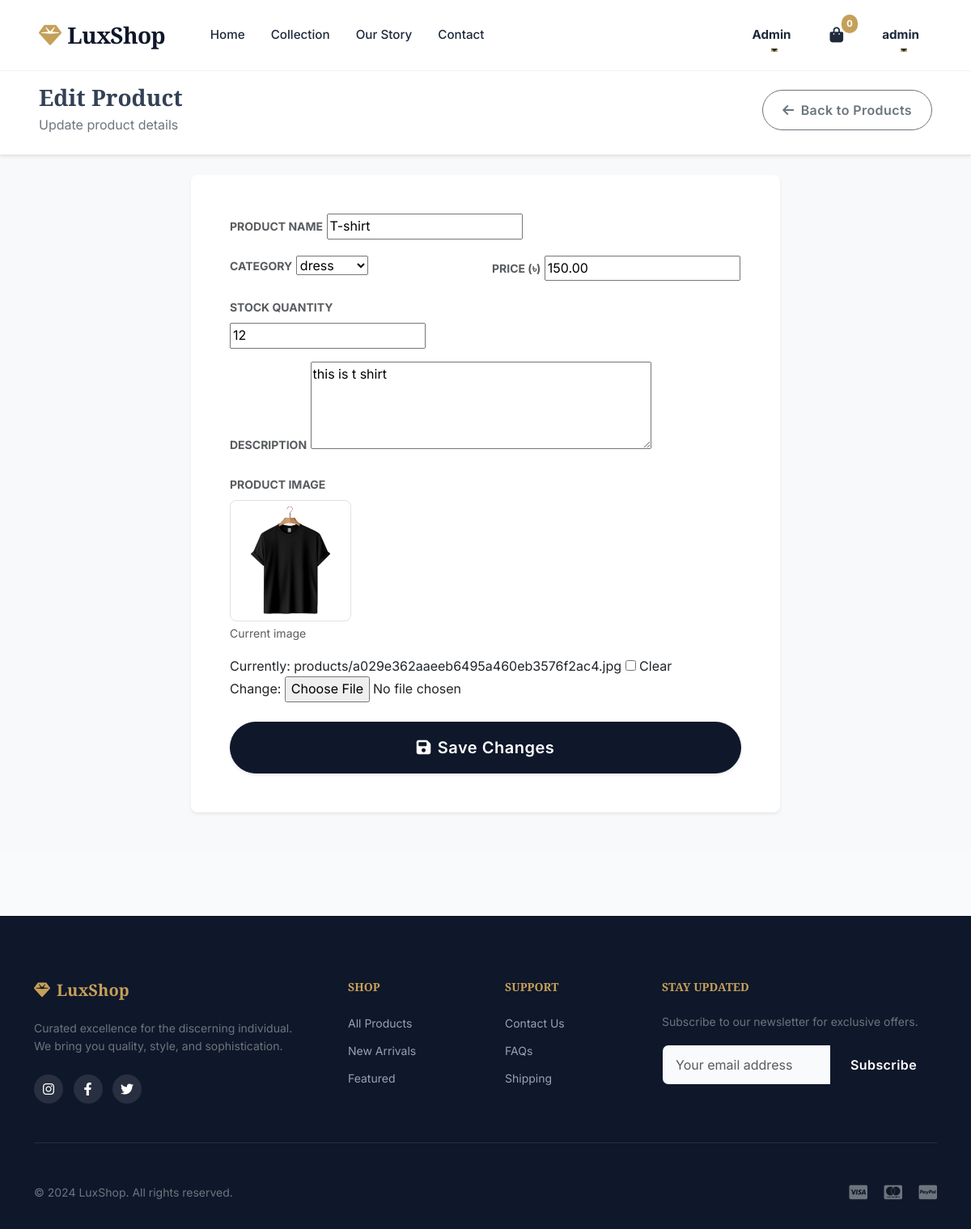
Screenshot of /admin-panel/products/1/edit/ (signed in) with the database file from the repository.
### myapp/models.py (models this page shows, shortened)
class Cart(models.Model):
    user = models.OneToOneField(User, on_delete=models.CASCADE)
    created_at = models.DateTimeField(auto_now_add=True)

class Product(models.Model):
    name = models.CharField(max_length=200)
    description = models.TextField()
    price = models.DecimalField(max_digits=10, decimal_places=2)
    stock = models.PositiveIntegerField(default=0)
    category = models.ForeignKey(Category, on_delete=models.CASCADE)
    image = models.ImageField(upload_to='products/', blank=True, null=True)
    created_at = models.DateTimeField(auto_now_add=True)
    updated_at = models.DateTimeField(auto_now=True)

### myapp/views.py (the view)
# urls.py: path('admin-panel/products/<int:product_id>/edit/', views.edit_product, name='edit_product'),
@admin_required
def edit_product(request, product_id):
    product = get_object_or_404(Product, id=product_id)
    if request.method == 'POST':
        form = ProductForm(request.POST, request.FILES, instance=product)
        if form.is_valid():
            form.save()
            messages.success(request, 'Product updated successfully!')
            return redirect('admin_products')
    else:
        form = ProductForm(instance=product)
    return render(request, 'admin/edit_product.html', {'form': form, 'product': product})

### myapp/forms.py
class ProductForm(forms.ModelForm):
    class Meta:
        model = Product
        fields = ['name', 'description', 'price', 'stock', 'category', 'image']
        widgets = {
            'description': forms.Textarea(attrs={'rows': 4}),
            'price': forms.NumberInput(attrs={'step': '0.01'}),
        }

### myapp/models.py (called while the page is built)
    def __str__(self):
        return self.name

### myapp/views.py (called while the page is built)
def admin_required(view_func):
    @wraps(view_func)
    def _wrapped_view(request, *args, **kwargs):
        if not request.user.is_authenticated or request.user.userprofile.role != 'admin':
            messages.error(request, 'Access denied. Admin privileges required.')
            return redirect('home')
        return view_func(request, *args, **kwargs)
    return _wrapped_view

### myapp/templates/admin/edit_product.html (shortened to what this page needs)
{% extends 'base.html' %}
{% load static %}
{% block content %}
<div class="bg-light pb-5">
    <div class="bg-white border-bottom py-4 mb-4 shadow-sm">
        <div class="container-fluid px-lg-5">
            <div class="d-flex justify-content-between align-items-center">
                <div>
                    <h1 class="h3 fw-bold font-playfair mb-1">Edit Product</h1>
                    <p class="text-secondary mb-0">Update product details</p>
                </div>
                <a href="{% url 'admin_products' %}" class="btn btn-outline-secondary rounded-pill px-4">
                    <i class="fas fa-arrow-left me-2"></i>Back to Products
                </a>
            </div>
        </div>
    </div>
    <div class="container-fluid px-lg-5">
        <div class="row justify-content-center">
            <div class="col-lg-8">
                <div class="card border-0 shadow-sm rounded-3">
                    <div class="card-body p-4 p-md-5">
                        <form method="post" enctype="multipart/form-data">
                            <div class="row g-3">
                                <div class="col-12">
                                    <label class="form-label text-uppercase small fw-bold text-muted">Product
                                        Name</label>
                                    {{ form.name }}
                                </div>
                                <div class="col-md-6">
                                    <label class="form-label text-uppercase small fw-bold text-muted">Category</label>
                                    {{ form.category }}
                                </div>
                                <div class="col-md-6">
                                    <label class="form-label text-uppercase small fw-bold text-muted">Price (৳)</label>
                                    {{ form.price }}
                                </div>
                                <div class="col-md-6">
                                    <label class="form-label text-uppercase small fw-bold text-muted">Stock
                                        Quantity</label>
                                    {{ form.stock }}
                                </div>
                                <div class="col-12">
                                    <label
                                        class="form-label text-uppercase small fw-bold text-muted">Description</label>
                                    {{ form.description }}
                                </div>
                                <div class="col-12">
                                    <label class="form-label text-uppercase small fw-bold text-muted">Product
                                        Image</label>
                                    {% if product.image %}
                                    <div class="mb-3">
                                        <img src="{{ product.image.url }}" alt="Current Image"
                                            class="img-thumbnail rounded-3" style="max-height: 150px;">
                                        <div class="form-text">Current image</div>
                                    </div>
                                    {% endif %}
                                    {{ form.image }}
                                </div>
                                <div class="col-12 mt-4">
                                    <button type="submit"
                                        class="btn btn-primary btn-lg rounded-pill w-100 py-3 shadow-sm hover-scale">
                                        <i class="fas fa-save me-2"></i>Save Changes
                                    </button>
                                </div>
                            </div>
                        </form>
                    </div>
                </div>
            </div>
        </div>
    </div>
</div>
{% endblock %}

### myapp/templates/base.html (shortened to what this page needs)
<!DOCTYPE html>
<html lang="en">
<head>
    {% load static %}
    <link href="https://cdn.jsdelivr.net/npm/bootstrap@5.3.0/dist/css/bootstrap.min.css" rel="stylesheet">
    <link rel="stylesheet" href="https://cdnjs.cloudflare.com/ajax/libs/font-awesome/6.4.0/css/all.min.css">
    <link rel="stylesheet" href="{% static 'css/style.css' %}?v=2">
</head>
<body>
    <nav class="navbar navbar-expand-lg fixed-top">
        <div class="container-fluid px-4 px-lg-5">
            <a class="navbar-brand" href="{% url 'home' %}">
                <i class="fas fa-gem me-2"></i>LuxShop
            </a>
            <div class="collapse navbar-collapse" id="navbarContent">
                <ul class="navbar-nav me-auto ms-lg-4 mb-2 mb-lg-0">
                    <li class="nav-item">
                        <a class="nav-link" href="{% url 'home' %}">Home</a>
                    </li>
                    <li class="nav-item">
                        <a class="nav-link" href="{% url 'shop' %}">Collection</a>
                    </li>
                    <li class="nav-item">
                        <a class="nav-link" href="{% url 'about' %}">Our Story</a>
                    </li>
                    <li class="nav-item">
                        <a class="nav-link" href="{% url 'contact' %}">Contact</a>
                    </li>
                </ul>
                <ul class="navbar-nav align-items-center gap-3">
                    {% if user.is_authenticated %}
                    {% if user.userprofile.role == 'admin' %}
                    <li class="nav-item dropdown">
                        <a class="nav-link dropdown-toggle text-primary fw-bold" href="#" role="button"
                            data-bs-toggle="dropdown">
                            Admin
                        </a>
                    </li>
                    {% endif %}
                    <li class="nav-item">
                        <a class="nav-link btn-cart text-dark" href="{% url 'view_cart' %}">
                            <span class="cart-count">
                                {{ user.cart.cartitem_set.count|default:0 }}
                            </span>
                        </a>
                    </li>
                    <li class="nav-item dropdown">
                        <a class="nav-link dropdown-toggle fw-bold text-dark" href="#" role="button"
                            data-bs-toggle="dropdown">
                            {{ user.first_name|default:user.username }}
                        </a>
                    </li>
                    {% endif %}
                </ul>
            </div>
        </div>
    </nav>
    <div class="navbar-spacer"></div>
    <main class="min-vh-100">
        {% block content %}{% endblock %}
    </main>
    <footer>
        <div class="container">
            <div class="row g-5">
                <div class="col-lg-4 col-md-6">
                    <h5 class="fw-bold"><i class="fas fa-gem me-2"></i>LuxShop</h5>
                    <p class="text-secondary small">Curated excellence for the discerning individual. We bring you
                        quality, style, and sophistication.</p>
                    <div class="social-links mt-4">
                        <a href="#"><i class="fab fa-instagram"></i></a>
                        <a href="#"><i class="fab fa-facebook-f"></i></a>
                        <a href="#"><i class="fab fa-twitter"></i></a>
                    </div>
                </div>
                <div class="col-lg-2 col-md-3 col-6">
                    <h5 class="small text-uppercase tracking-wider">Shop</h5>
                    <ul class="list-unstyled">
                        <li class="mb-2"><a href="{% url 'shop' %}" class="small">All Products</a></li>
                        <li class="mb-2"><a href="#" class="small">New Arrivals</a></li>
                        <li class="mb-2"><a href="#" class="small">Featured</a></li>
                    </ul>
                </div>
                <div class="col-lg-2 col-md-3 col-6">
                    <h5 class="small text-uppercase tracking-wider">Support</h5>
                    <ul class="list-unstyled">
                        <li class="mb-2"><a href="{% url 'contact' %}" class="small">Contact Us</a></li>
                        <li class="mb-2"><a href="#" class="small">FAQs</a></li>
                        <li class="mb-2"><a href="#" class="small">Shipping</a></li>
                    </ul>
                </div>
                <div class="col-lg-4 col-md-12">
                    <h5 class="small text-uppercase tracking-wider">Stay Updated</h5>
                    <p class="small text-secondary">Subscribe to our newsletter for exclusive offers.</p>
                    <div class="input-group mb-3">
                        <input type="text" class="form-control" placeholder="Your email address">
                        <button class="btn btn-primary" type="button">Subscribe</button>
                    </div>
                </div>
            </div>
            <hr class="border-secondary opacity-10 my-5">
            <div class="row align-items-center">
                <div class="col-md-6 text-center text-md-start">
                    <p class="mb-0 small text-secondary">&copy; 2024 LuxShop. All rights reserved.</p>
                </div>
                <div class="col-md-6 text-center text-md-end mt-3 mt-md-0">
                    <i class="fab fa-cc-visa fa-lg text-secondary me-3"></i>
                    <i class="fab fa-cc-mastercard fa-lg text-secondary me-3"></i>
                    <i class="fab fa-cc-paypal fa-lg text-secondary"></i>
                </div>
            </div>
        </div>
    </footer>
</body>
</html>

### myapp/static/css/style.css (style rules this page uses)
:root { --primary-color: #0f172a; --primary-light: #1e293b; --accent-color: #c5a059; --accent-hover: #b08d45; --text-main: #334155; --text-light: #64748b; --bg-body: #f8fafc; --bg-white: #ffffff; --success: #10b981; --danger: #ef4444; --warning: #f59e0b; --shadow-sm: 0 1px 2px 0 rgba(0, 0, 0, 0.05); --shadow-md: 0 4px 6px -1px rgba(0, 0, 0, 0.1), 0 2px 4px -1px rgba(0, 0, 0, 0.06); --shadow-lg: 0 10px 15px -3px rgba(0, 0, 0, 0.1), 0 4px 6px -2px rgba(0, 0, 0, 0.05); --shadow-premium: 0 20px 25px -5px rgba(0, 0, 0, 0.1), 0 10px 10px -5px rgba(0, 0, 0, 0.04); --transition: all 0.3s cubic-bezier(0.4, 0, 0.2, 1); --radius-sm: 0.375rem; --radius-md: 0.5rem; --radius-lg: 1rem; --radius-xl: 1.5rem; }
html, body { font-family: 'Inter', sans-serif; color: var(--text-main); background-color: var(--bg-body); line-height: 1.6; overflow-x: hidden; margin: 0; padding: 0; }
h1, h2, h3, h4, h5, h6 { font-family: 'Playfair Display', serif; color: var(--primary-color); margin-bottom: 1rem; font-weight: 700; }
a { text-decoration: none; color: inherit; transition: var(--transition); }
ul { list-style: none; padding: 0; margin: 0; }
.navbar { background: rgba(255, 255, 255, 0.95); backdrop-filter: blur(10px); border-bottom: 1px solid rgba(0, 0, 0, 0.05); padding: 1rem 0; transition: var(--transition); }
.navbar-brand { font-family: 'Playfair Display', serif; font-size: 1.75rem; font-weight: 700; color: var(--primary-color) !important; letter-spacing: -0.025em; }
.navbar-brand i { color: var(--accent-color); }
.nav-link { font-weight: 500; color: var(--primary-light) !important; font-size: 0.95rem; margin: 0 0.5rem; position: relative; }
.nav-link::after { content: ''; position: absolute; width: 0; height: 2px; bottom: 0; left: 50%; background-color: var(--accent-color); transition: var(--transition); transform: translateX(-50%); }
.btn-cart { position: relative; }
.cart-count { position: absolute; top: -5px; right: -10px; background: var(--accent-color); color: white; font-size: 0.7rem; font-weight: 700; padding: 0.15rem 0.4rem; border-radius: 999px; box-shadow: var(--shadow-sm); }
.btn { padding: 0.75rem 1.5rem; border-radius: var(--radius-md); font-weight: 600; letter-spacing: 0.025em; transition: var(--transition); font-family: 'Inter', sans-serif; }
.btn-primary { background-color: var(--primary-color); border: 1px solid var(--primary-color); color: white; }
footer { background-color: var(--primary-color); color: white; padding: 5rem 0 2rem; margin-top: 5rem; }
footer h5 { color: var(--accent-color); margin-bottom: 1.5rem; }
footer p, footer li, footer a { color: #94a3b8; }
.social-links a { display: inline-flex; align-items: center; justify-content: center; width: 36px; height: 36px; border-radius: 50%; background: rgba(255, 255, 255, 0.1); color: white; margin-right: 0.5rem; transition: var(--transition); }
.navbar-spacer { height: 80px; }

### myapp/templates/admin/edit_product.html (style rules this page uses)
.form-control, .form-select { background-color: #f8fafc; border: 1px solid transparent; padding: 0.75rem 1rem; border-radius: 0.5rem; }

### rows the page displays
Product: name "T-shirt", category "dress", price "150.00", stock "12", description "this is t shirt", image (picture)

### other values shown
{{ user.cart.cartitem_set.count|default:0 }} "0"
{{ user.first_name|default:user.username }} "admin"
